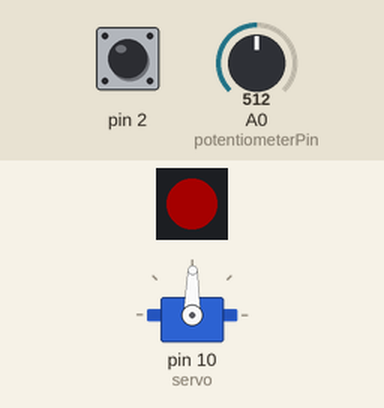
A sketch run on a simulated Arduino Uno, built with avr-gcc and run on an emulated ATmega328P. Parts: servo, 1 RGB LEDs in strip order, left to right. Inputs (shaded band) come from the test bench; at power-on: pin 2 HIGH, A0 (potentiometerPin) = 512. Dim RGB values are drawn brighter than linear; the strip is taken to match the declared colour order.

Above: at 1.2 s.
1.3 s: pin 2 pulled LOW for 3.2 s
At 5.2 s:
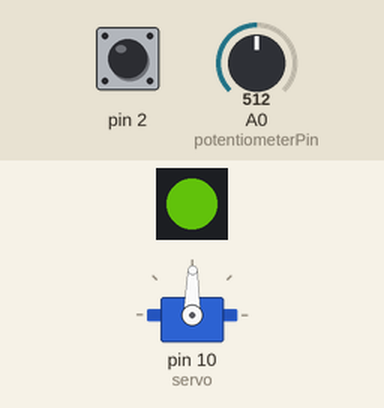
6.0 s: A0 (potentiometerPin) set to 716
At 7.3 s:
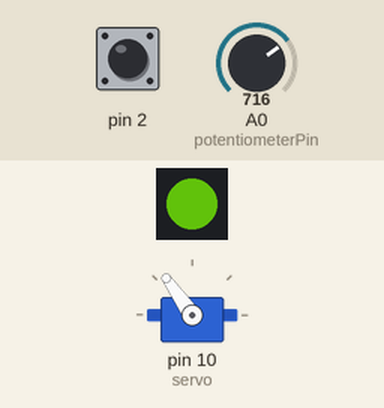
7.6 s: A0 (potentiometerPin) set to 900
At 8.4 s:
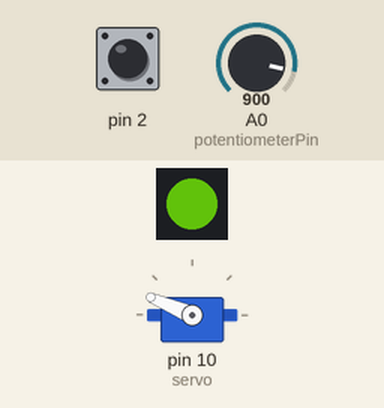
9.2 s: pin 2 pulled LOW for 1 s
At 10.7 s:
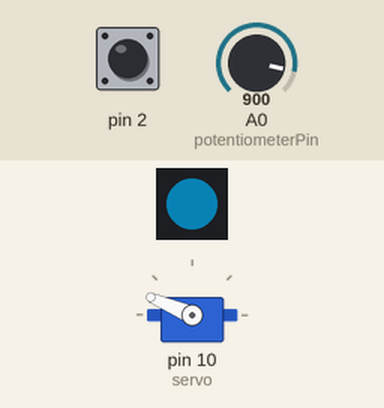
11.7 s: pin 2 pulled LOW for 0.25 s
At 12.9 s:
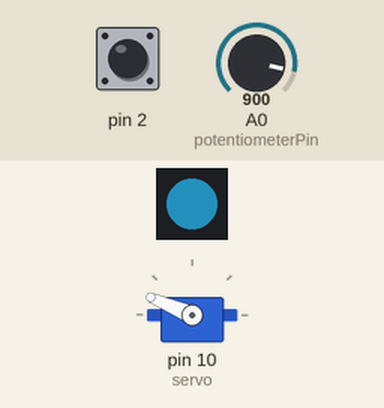
13.4 s: A0 (potentiometerPin) set to 1023
At 13.9 s:
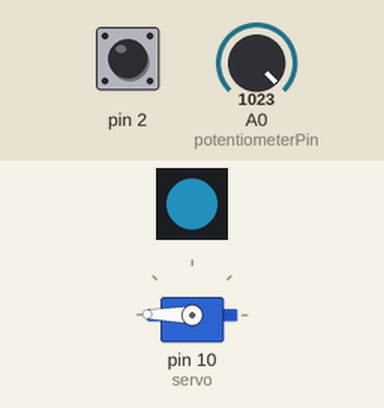
Timing chart, 0 to 15.9 s (numbered marks = the images above; inputs shaded):
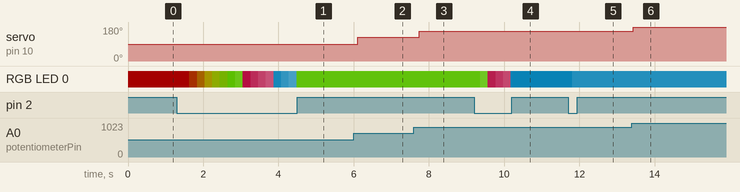

Measured:
- after the input at 1.3 s, RGB LED 0: RGB(39, 0, 0) → RGB(39, 11, 0) after 0.33 s, → RGB(39, 23, 0) 0.20 s later, → RGB(39, 35, 0) 0.20 s later, → RGB(39, 47, 0) 0.20 s later, … (15 changes in this stretch)
- after the input at 6.0 s, servo on pin 10 (servo): 89° → 125° after 0.11 s
- after the input at 7.6 s, servo on pin 10 (servo): 125° → 157° after 0.14 s
- after the input at 9.2 s, RGB LED 0: RGB(44, 88, 5) → RGB(56, 100, 17) after 0.17 s, → RGB(68, 11, 29) 0.20 s later, → RGB(80, 22, 41) 0.20 s later, → RGB(92, 34, 52) 0.20 s later, … (5 changes in this stretch)
- after the input at 11.7 s, RGB LED 0: RGB(3, 46, 64) → RGB(14, 58, 76) after 0.11 s
- after the input at 13.4 s, servo on pin 10 (servo): 157° → 179° at once

The sketch:

sa-bo_tatti.ino
```cpp
//サーボ+タッチセンサー

#include<Servo.h>
#include <Adafruit_NeoPixel.h>
#include <CapacitiveSensor.h>

//可変抵抗に接続したアナログピンA0
const int potentiometerPin = 0;

//任意のサーボモータークラスを用意
Servo servo;


//4ピン : 電気エネルギーを送信します。
//2ピン : センサーで変化を感知します。
CapacitiveSensor capSensor = CapacitiveSensor(4, 2);

// RGBLEDに出力するピン番号
#define RGBLED_OUTPIN    8
// Arduinoにぶら下がっているRGBLEDの個数
#define NUMRGBLED        1

// RGBLEDのライブラリを生成する(色指定はRGBの並びで行う、LEDの速度は800KHzとする)
Adafruit_NeoPixel RGBLED = Adafruit_NeoPixel(NUMRGBLED, RGBLED_OUTPIN, NEO_RGB + NEO_KHZ800);


int b = 0;
int c = 0;


void setup(){
  //サーボを使用するデジタルピン
  servo.attach(10);

  //RGBLED
  RGBLED.begin();//RGBLEDライブラリの初期化
  RGBLED.setBrightness(100);//明るさの指定(0-255)を行う
  RGBLED.setPixelColor(0,100+c,b,c);
  RGBLED.show();
}

void loop(){
  //可変抵抗の値
  int value = analogRead(potentiometerPin);

  //読み取った値を0-179に変換
  int angle = map(value, 0, 1023, 0, 179);

  //サーボの角度
  servo.write(angle);


  // タッチセンサーの値を取得する
  long sensorValue = capSensor.capacitiveSensor(30);

  // 500以上ならば
  if (sensorValue > 500)
  {
    RGBLED.setPixelColor(0,100,b,0);
    b += 30;
    RGBLED.show();

    if(b>200)
    {
      RGBLED.setPixelColor(0,100+c,b,c);
      c += 30;
      RGBLED.show();
    }


  }
  Serial.println(angle);
  delay(200);


}
```
